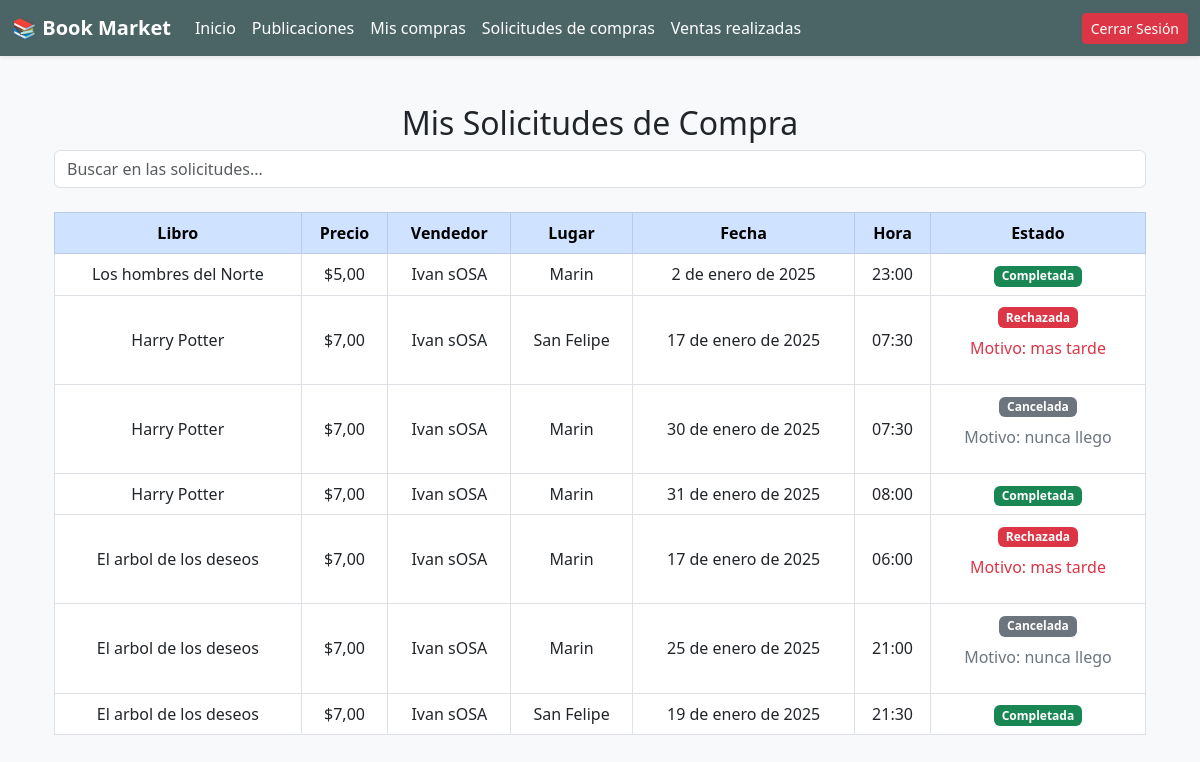
Screenshot of /mis_solicitudes/ (signed in) with the database file from the repository.
### Aplicaciones/Compra_venta/models.py (models this page shows)
class Orden(models.Model):
    ESTADOS = [
        ('Pendiente', 'Pendiente'),    # El comprador envió la solicitud
        ('Aceptada', 'Aceptada'),     # El vendedor aceptó la solicitud
        ('Rechazada', 'Rechazada'),   # El vendedor rechazó la solicitud
        ('Completada', 'Completada'), # El vendedor confirmó la entrega
    ]
    comprador = models.ForeignKey(Usuario, on_delete=models.CASCADE, related_name='ordenes_compradas')
    libro = models.ForeignKey(Libro, on_delete=models.CASCADE, related_name='ordenes')
    lugar_encuentro = models.CharField(max_length=255)
    fecha_encuentro = models.DateField()
    hora_encuentro = models.TimeField()
    estado = models.CharField(max_length=50, choices=ESTADOS, default='Pendiente')
    creado_en = models.DateTimeField(auto_now_add=True)
    motivo = models.TextField(blank=True, null=True)

class Libro(models.Model):
    CONDICIONES = [
        ('Nuevo', 'Nuevo'),
        ('Usado', 'Usado'),
    ]
    CATEGORIAS = [
        ('Ficción', 'Ficción'),
        ('No Ficción', 'No Ficción'),
        ('Fantasía', 'Fantasía'),
        ('Ciencia Ficción', 'Ciencia Ficción'),
        ('Romance', 'Romance'),
        ('Misterio', 'Misterio'),
        ('Historia', 'Historia'),
        ('Biografía', 'Biografía'),
        ('Infantil', 'Infantil'),
        ('Autoayuda', 'Autoayuda'),
        ('Otros', 'Otros'),
    ]
    titulo = models.CharField(max_length=200)
    autor = models.CharField(max_length=150)
    descripcion = models.TextField(blank=True, null=True)
    precio = models.DecimalField(max_digits=10, decimal_places=2)
    imagen = models.ImageField(upload_to='libros/', blank=True, null=True)
    condicion = models.CharField(max_length=50, choices=CONDICIONES)
    categoria = models.CharField(max_length=50, choices=CATEGORIAS, default='Otros')
    vendedor = models.ForeignKey(Usuario, on_delete=models.CASCADE, related_name='libros_vendidos')
    vendido = models.BooleanField(default=False)  # Indica si el libro fue vendido
    en_proceso = models.BooleanField(default=False)  # Nuevo campo para indicar si está en proceso
    creado_en = models.DateTimeField(auto_now_add=True)

class Usuario(models.Model):
    nombre = models.CharField(max_length=150)
    apellido = models.CharField(max_length=150)
    cedula = models.CharField(max_length=20, unique=True)  # Cédula única
    direccion = models.TextField()
    telefono = models.CharField(max_length=15)
    correo = models.EmailField(unique=True)  # Correo único
    contrasena = models.CharField(max_length=128)  # Contraseña encriptada

### Aplicaciones/Compra_venta/views.py (the view)
# urls.py: path('mis_solicitudes/', views.mis_solicitudes),
def mis_solicitudes(request):
    if 'usuario_id' not in request.session:
        return redirect('login')  # Redirige si no está autenticado
    comprador_id = request.session['usuario_id']
    solicitudes = Orden.objects.filter(comprador_id=comprador_id).select_related('libro')
    return render(request, 'mis_solicitudes.html', {'solicitudes': solicitudes})

### Aplicaciones/Compra_venta/templates/mis_solicitudes.html (shortened to what this page needs)
{% extends 'plantilla.html' %}
{% block content %}
<div class="container mt-5">
    <h2 class="text-center">Mis Solicitudes de Compra</h2>
    {% if solicitudes %}
        <div class="mb-3">
            <input type="text" id="filtro" class="form-control" placeholder="Buscar en las solicitudes...">
        </div>
        <table class="table table-bordered mt-4" id="tabla-solicitudes">
            <thead class="table-primary text-center">
                <tr>
                    <th>Libro</th>
                    <th>Precio</th>
                    <th>Vendedor</th>
                    <th>Lugar</th>
                    <th>Fecha</th>
                    <th>Hora</th>
                    <th>Estado</th>
                </tr>
            </thead>
            <tbody class="text-center align-middle">
                {% for solicitud in solicitudes %}
                <tr>
                    <td>{{ solicitud.libro.titulo }}</td>
                    <td>${{ solicitud.libro.precio }}</td>
                    <td>{{ solicitud.libro.vendedor.nombre }} {{ solicitud.libro.vendedor.apellido }}</td>
                    <td>{{ solicitud.lugar_encuentro }}</td>
                    <td>{{ solicitud.fecha_encuentro }}</td>
                    <td>{{ solicitud.hora_encuentro }}</td>
                    <td>
                        {% if solicitud.estado == 'Rechazada' %}
                            <span class="badge bg-danger">Rechazada</span>
                            <p class="mt-2 text-danger">Motivo: {{ solicitud.motivo }}</p>
                        {% elif solicitud.estado == 'Cancelada' %}
                            <span class="badge bg-secondary">Cancelada</span>
                            <p class="mt-2 text-secondary">Motivo: {{ solicitud.motivo }}</p>
                        {% elif solicitud.estado == 'Pendiente' %}
                            <span class="badge bg-warning text-dark">Pendiente</span>
                        {% elif solicitud.estado == 'Aceptada' %}
                            <span class="badge bg-primary">Aceptada</span>
                        {% elif solicitud.estado == 'Completada' %}
                            <span class="badge bg-success">Completada</span>
                        {% endif %}
                    </td>
                </tr>
                {% endfor %}
            </tbody>
        </table>
    {% else %}
        <p class="text-center">No tienes solicitudes de compra registradas.</p>
    {% endif %}
</div>
{% endblock %}

### rows the page displays
Orden: libro.titulo "Los hombres del Norte", libro.precio "5,00", libro.vendedor.nombre "Ivan", libro.vendedor.apellido "sOSA", lugar_encuentro "Marin", fecha_encuentro "2 de enero de 2025", hora_encuentro "23:00", estado "Completada"
Orden: libro.titulo "Harry Potter", libro.precio "7,00", libro.vendedor.nombre "Ivan", libro.vendedor.apellido "sOSA", lugar_encuentro "San Felipe", fecha_encuentro "17 de enero de 2025", hora_encuentro "07:30", motivo "mas tarde"
Orden: libro.titulo "Harry Potter", libro.precio "7,00", libro.vendedor.nombre "Ivan", libro.vendedor.apellido "sOSA", lugar_encuentro "Marin", fecha_encuentro "30 de enero de 2025", hora_encuentro "07:30", motivo "nunca llego"
Orden: libro.titulo "Harry Potter", libro.precio "7,00", libro.vendedor.nombre "Ivan", libro.vendedor.apellido "sOSA", lugar_encuentro "Marin", fecha_encuentro "31 de enero de 2025", hora_encuentro "08:00", estado "Completada"
Orden: libro.titulo "El arbol de los deseos", libro.precio "7,00", libro.vendedor.nombre "Ivan", libro.vendedor.apellido "sOSA", lugar_encuentro "Marin", fecha_encuentro "17 de enero de 2025", hora_encuentro "06:00", motivo "mas tarde"
Orden: libro.titulo "El arbol de los deseos", libro.precio "7,00", libro.vendedor.nombre "Ivan", libro.vendedor.apellido "sOSA", lugar_encuentro "Marin", fecha_encuentro "25 de enero de 2025", hora_encuentro "21:00", motivo "nunca llego"
Orden: libro.titulo "El arbol de los deseos", libro.precio "7,00", libro.vendedor.nombre "Ivan", libro.vendedor.apellido "sOSA", lugar_encuentro "San Felipe", fecha_encuentro "19 de enero de 2025", hora_encuentro "21:30", estado "Completada"
